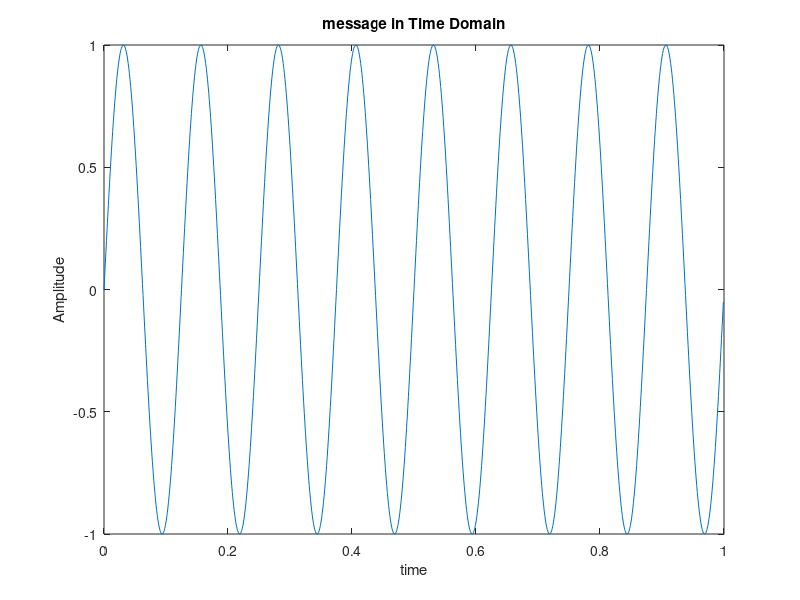
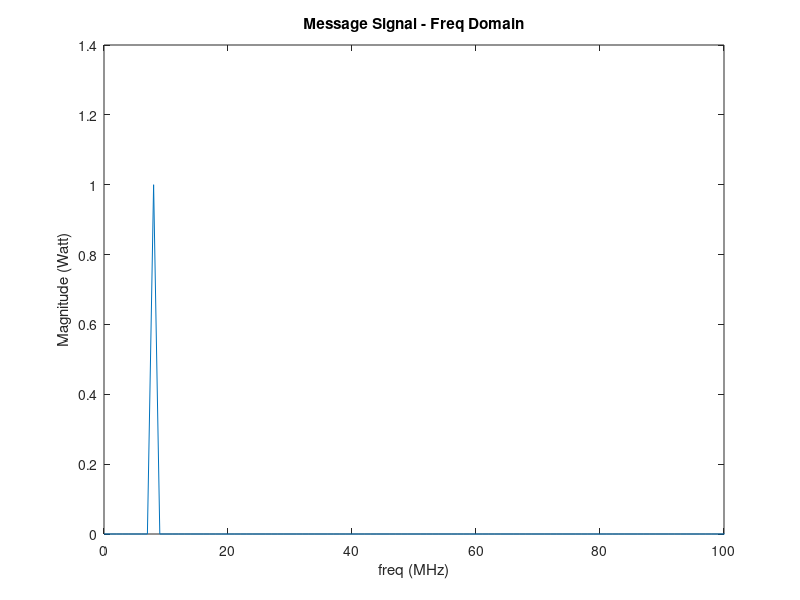
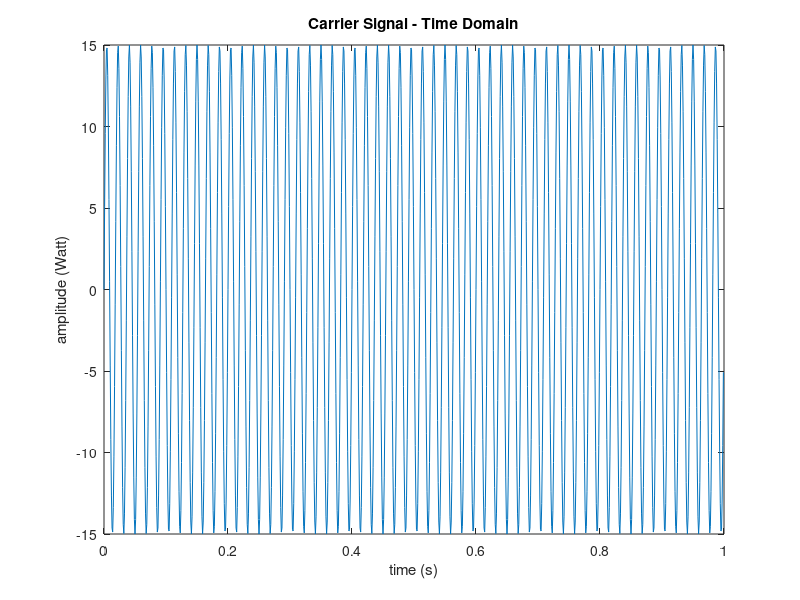
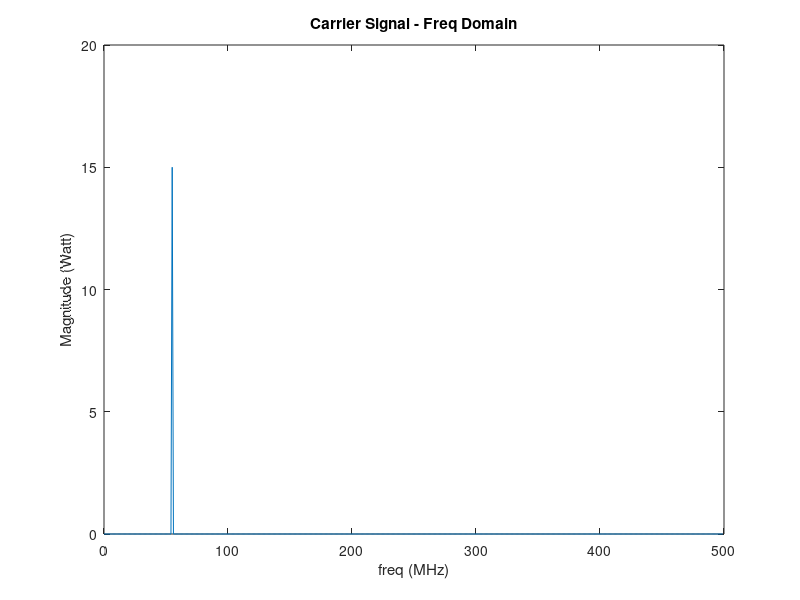

These charts were generated, in order, by the following MATLAB code:
%persiapan signal generation sinyal info 8 Mhz
f_message=8;
fs=1000;%untuk frekuensi sampling
t = (0:1/fs:1-1/fs);
message=sin(2*pi*f_message.*t);
%%%plottingan time domain
figure(1)
plot (t,message)
title('message in Time Domain');
xlabel('time')
ylabel('Amplitude')
%%%plot

%ubah message menjadi frequency domain
L = length(message);%cari jumlah entri dari sinyal untuk fft proses
P_fft_single = fftshift(fft(message));%sinyal yang ingin di fft-kan
P_fft_single = P_fft_single(L/2+1:end);
P_fft_single = abs(2*P_fft_single)./L;
df = fs/L;
f = -fs/2:df:fs/2-df;
f = f(L/2+1:end)';
figure(2)
plot(f, P_fft_single);
xlim([0, 100])
title('Message Signal - Freq Domain');
xlabel('freq (MHz)')
ylabel('Magnitude (Watt)')
%persiapan signal info generator

%sinyal carrier dengan 55MHz 15watt sinus
%Isyarat Carrier
%sanity check
f_carrier = 55;%sinyal carrier
power=15;
carrier = power.*sin(2*pi*f_carrier*t);
carrier_fft = fftshift(fft(carrier));
carrier_fft=carrier_fft((0.5*L)+1:end);
carrier_fft = abs(2*carrier_fft)./L;
df = fs/L;
f = -fs/2:df:fs/2-df;
f = f(L/2+1:end)';
figure();
plot(t, carrier);
title('Carrier Signal - Time Domain');
xlabel('time (s)')
ylabel('amplitude (Watt)')
figure();
plot(f, carrier_fft);
title('Carrier Signal - Freq Domain');
xlabel('freq (MHz)')
ylabel('Magnitude (Watt)')

%modulasi sinyal
modulated = message.*carrier;
modulated_fft = fftshift(fft(modulated));
modulated_fft = abs(2*modulated_fft)./L;
df = fs/L;
f = (-L/2:L/2-1)*(fs/L);
figure();
plot(t, modulated);
title('Modulated Signal - Time Domain');
xlabel('Time (s)');
ylabel('Amplitude');
figure();
plot(f, modulated_fft);
title('Modulated Signal - Frequency Domain');
xlabel('Freq (MHz)');
ylabel('Magnitude');
xlim([0, 100])



%USB Filter
%
%Transmission line rg-59 55Mhz Coded as Cable1
cable1_lenght=20e3;%spec b dengan 20km kabel
attenuation1=6.4/100;%atenuasi kabel yang dipakai(dB/m)
cable1_loss=attenuation1*cable1_lenght;
gamma1=1;%belum siap refrection coef
gamma1_db=10*log10(1/1-(abs(gamma1)^2));
total_loss_line1=10^((-1)*(cable1_loss+gamma1_db)/10);
%Transmission line

%Transmission line rg-6 55Mhz coded as cable2
cable2_lenght=20e3;%spec b dengan 20km kabel
attenuation2=5.25/100;%atenuasi kabel yang dipakai(dB/m)
cable2_loss=attenuation2*cable2_lenght;
gamma2=1;%belum siap refrection coef
gamma2_db=10*log10(1/1-(abs(gamma2)^2));
total_loss_line2=10^((-1)*(cable2_loss+gamma2_db)/10);
%Transmission line

%Transmission line Rg-11 55Mhz coded as cable 3
cable3_lenght=20e3;%spec b dengan 20km kabel
attenuation3=1/100;%atenuasi kabel yang dipakai(dB/m)
cable3_loss=attenuation3*cable3_lenght;
gamma3=1;%belum siap refrection coef
gamma3_db=10*log10(1/1-(abs(gamma3)^2));
total_loss_line3=10^((-1)*(cable3_loss+gamma3_db)/10);
%Transmission line

%lowpass filter
%lowpass filter
%Amplifier2
%Amplifier2